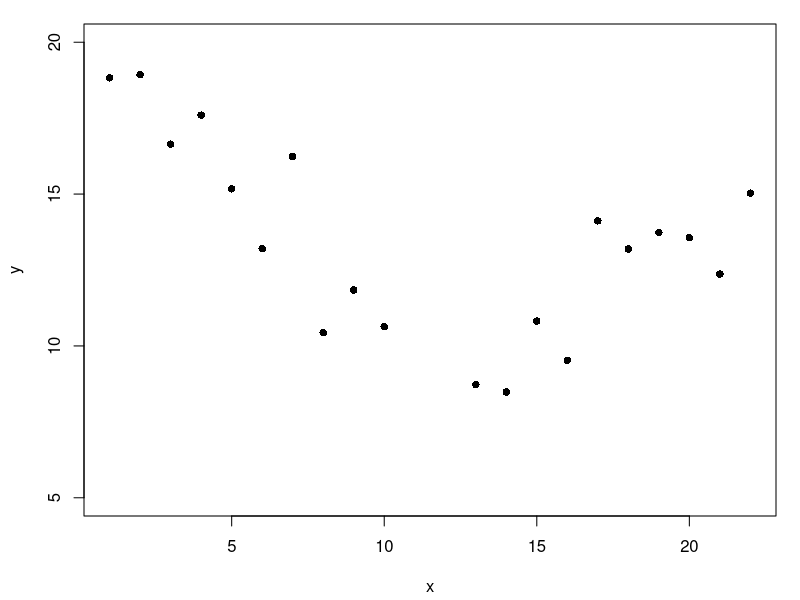
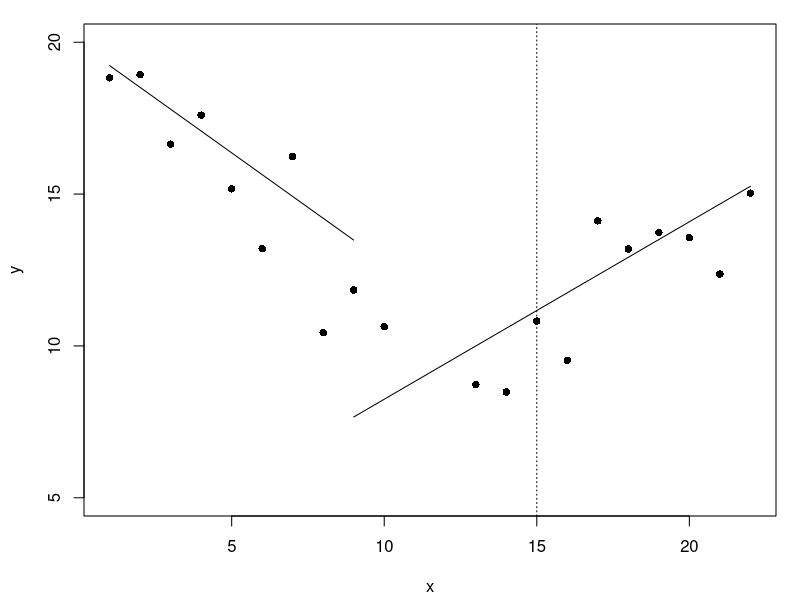

The R script that drew these images, in order:
#piecewise linear regression not using the segmented package--must specify a range for the breakpoints
#does nto force continuous segments, so they will be different from the output of the segmented package
x <- c(1:10, 13:22)
y <- numeric(20)
## Create first segment
y[1:10] <- 20:11 + rnorm(10, 0, 1.5)
## Create second segment
y[11:20] <- seq(11, 15, len=10) + rnorm(10, 0, 1.5)
## Plot it
par(mar=c(4,4,1,1)+0.2)
plot(x,y, ylim=c(5, 20), pch=16)

#The complicated bit is choosing the breakpoint. 
#We can eyeball the data and say that the breakpoint is somewhere between 9 and 17. 
#Choose a wider range than you might think, just to be safe. 
#Create a variable called breaks to hold these breakpoints:
breaks <- x[which(x >= 9 & x <= 17)]

#Create an empty container for MSE values from each model
mse<- numeric(length(breaks))
# use a for( ) loop to run a linear regression for each possible breakpoint. 
#Formulate the linear model exactly like the above formula.
for(i in 1:length(breaks)){
  piecewise1 <- lm(y ~ x*(x < breaks[i]) + x*(x>=breaks[i]))
  mse[i] <- summary(piecewise1)[6]
}
mse <- as.numeric(mse)
#which breakpoint has the lowest mean square error?
breaks[which(mse==min(mse))]
#result is 9 for me, but 15 from teh example online
#run again with the output of above
piecewise2 <- lm(y ~ x*(x < 9) + x*(x > 9))
summary(piecewise2)
#
#use the output of summary for the following
#  
#The intercept for the line when x < 9 is (Intercept) + x < 9TRUE
#The slope of the line when x < 15 is x + x:x<15TRUE
#So, when x is less than 15, the formula is
plot(x,y, ylim=c(5, 20), pch=16)
curve((3.3133 + 16.6352) + (0.5843-1.3025)*x, add=T, from=1, to=9)
curve((3.3133 - 0.9116) + 0.5843*x, add=T, from=9, to=max(x))
abline(v=15, lty=3)
